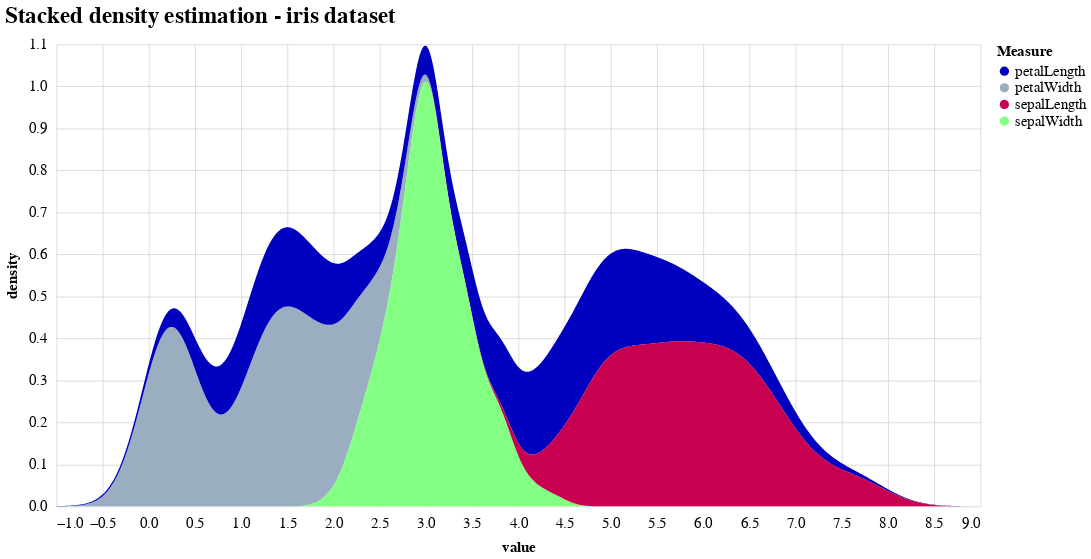

The notebook cell saved with this chart:
### Code cell
# Source: https://altair-viz.github.io/gallery/index.html
dataset = data.iris()

alt.Chart(dataset).mark_area().encode(
    alt.X('value:Q'),
    alt.Y('density:Q', stack='zero'),
    alt.Color('Measure:N')
).transform_fold(
    ['petalWidth',
     'petalLength',
     'sepalWidth',
     'sepalLength'],
    as_ = ['Measure', 'value']
).transform_density(
    density='value',
    groupby=['Measure'],
    extent= [-1, 9],
    steps=1000
).properties(
    width=1000, 
    height=500,
    title="Stacked density estimation - iris dataset")

### Figure 1 — Vega-Lite specification as saved in the notebook (floating-point values rounded to 4 significant figures; data arrays with more than 128 entries replaced by an {"elided": "..."} marker saying what was removed)
{"config": {"view": {"stroke": false}, "background": "white", "arc": {"fill": "#0000bf"}, "area": {"fill": "#0000bf"}, "bar": {"fill": "#0000bf"}, "boxplot": {"fill": "#0000bf"}, "circle": {"fill": "#0000bf"}, "line": {"stroke": "#0000bf"}, "mark": {"tooltip": true}, "path": {"stroke": "#0000bf"}, "point": {"stroke": "#0000bf"}, "rect": {"fill": "#0000bf"}, "rule": {"fill": "#0000bf"}, "shape": {"stroke": "#0000bf"}, "square": {"stroke": "#0000bf"}, "symbol": {"fill": "#0000bf"}, "title": {"font": "Arial", "color": "#000000", "fontSize": 25.0, "anchor": "start", "offset": 10}, "axis": {"titleFont": "Arial", "titleColor": "#000000", "titleFontSize": 16.0, "labelFont": "Arial", "labelColor": "#000000", "labelFontSize": 16.0, "gridColor": "#d9d9d9", "domainColor": "#000000", "tickColor": "#fff", "labelPadding": 10, "titlePadding": 10, "ticks": false, "domain": false}, "header": {"labelFont": "Arial", "titleFont": "Arial", "labelFontSize": 20, "titleFontSize": 20}, "legend": {"titleFont": "Arial", "titleColor": "#000000", "titleFontSize": 16.0, "labelFont": "Arial", "labelColor": "#000000", "labelFontSize": 16.0}, "range": {"category": ["#0000bf", "#9baec1", "#c7014f", "#83ff83", "#9999ff", "#6c7d8c", "#ff9ec4", "#009600"], "diverging": {"elided": "256 str values"}, "heatmap": {"elided": "256 str values"}, "ramp": {"elided": "256 str values"}, "ordinal": ["#c7014f", "#d23340", "#dd6530", "#e89621", "#f3c811", "#fefa02", "#d2ec00", "#a0d800", "#6ec300", "#3caf00", "#0a9a00"]}}, "data": {"name": "data-a264acbd6e539a8b3afc0cb5f240fb57"}, "mark": "area", "encoding": {"color": {"field": "Measure", "type": "nominal"}, "x": {"field": "value", "type": "quantitative"}, "y": {"field": "density", "stack": "zero", "type": "quantitative"}}, "height": 500, "title": "Stacked density estimation - iris dataset", "transform": [{"fold": ["petalWidth", "petalLength", "sepalWidth", "sepalLength"], "as": ["Measure", "value"]}, {"density": "value", "extent": [-1, 9], "groupby": ["Measure"], "steps": 1000}], "width": 1000, "$schema": "https://vega.github.io/schema/vega-lite/v4.17.0.json", "datasets": {"data-a264acbd6e539a8b3afc0cb5f240fb57": {"elided": "150 records"}}}
